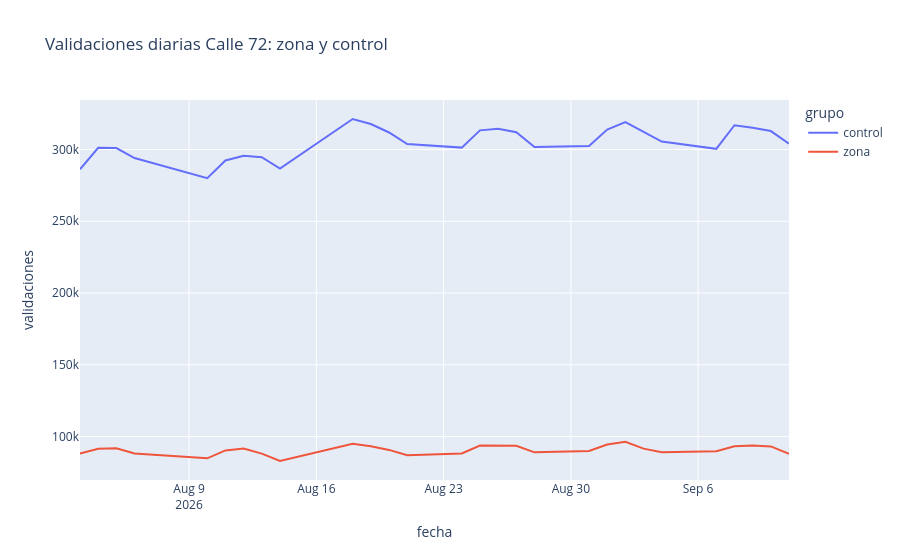

The code cell stored with this chart in its notebook:
### Code cell
px.line(total72,x="fecha",y="validaciones",color="grupo",title="Validaciones diarias Calle 72: zona y control")
